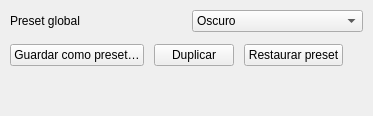
            <widget class="QWidget" name="tabTemas">
             <attribute name="title">
              <string>Temas</string>
             </attribute>
             <layout class="QVBoxLayout" name="tabTemasLayout">
              <property name="spacing">
               <number>12</number>
              </property>
              <property name="leftMargin">
               <number>10</number>
              </property>
              <property name="topMargin">
               <number>10</number>
              </property>
              <property name="rightMargin">
               <number>10</number>
              </property>
              <property name="bottomMargin">
               <number>10</number>
              </property>
              <item>
               <layout class="QHBoxLayout" name="comboTemaRow">
                <property name="spacing">
                 <number>10</number>
                </property>
                <property name="leftMargin">
                 <number>0</number>
                </property>
                <property name="topMargin">
                 <number>0</number>
                </property>
                <property name="rightMargin">
                 <number>0</number>
                </property>
                <property name="bottomMargin">
                 <number>0</number>
                </property>
                <item>
                 <widget class="QLabel" name="comboTemaLabel">
                  <property name="minimumSize">
                   <size>
                    <width>172</width>
                    <height>0</height>
                   </size>
                  </property>
                  <property name="text">
                   <string>Preset global</string>
                  </property>
                 </widget>
                </item>
                <item>
                 <widget class="QComboBox" name="comboTema">
                  <property name="currentIndex">
                   <number>0</number>
                  </property>
                  <item>
                   <property name="text">
                    <string>Oscuro</string>
                   </property>
                  </item>
                  <item>
                   <property name="text">
                    <string>Claro</string>
                   </property>
                  </item>
                  <item>
                   <property name="text">
                    <string>Alto contraste</string>
                   </property>
                  </item>
                  <item>
                   <property name="text">
                    <string>Azul profundo — RPS</string>
                   </property>
                  </item>
                  <item>
                   <property name="text">
                    <string>Deuteranopia</string>
                   </property>
                  </item>
                  <item>
                   <property name="text">
                    <string>Protanopia</string>
                   </property>
                  </item>
                  <item>
                   <property name="text">
                    <string>Tritanopia</string>
                   </property>
                  </item>
                  <item>
                   <property name="text">
                    <string>Blanco y negro</string>
                   </property>
                  </item>
                  <item>
                   <property name="text">
                    <string>Escala de grises</string>
                   </property>
                  </item>
                  <item>
                   <property name="text">
                    <string>Presentación CAD</string>
                   </property>
                  </item>
                  <item>
                   <property name="text">
                    <string>Plano técnico</string>
                   </property>
                  </item>
                  <item>
                   <property name="text">
                    <string>Análisis cinemático</string>
                   </property>
                  </item>
                  <item>
                   <property name="text">
                    <string>Personalizado</string>
                   </property>
                  </item>
                 </widget>
                </item>
               </layout>
              </item>
              <item>
               <layout class="QHBoxLayout" name="temaBotones">
                <property name="spacing">
                 <number>10</number>
                </property>
                <property name="leftMargin">
                 <number>0</number>
                </property>
                <property name="topMargin">
                 <number>0</number>
                </property>
                <property name="rightMargin">
                 <number>0</number>
                </property>
                <property name="bottomMargin">
                 <number>0</number>
                </property>
                <item>
                 <widget class="QPushButton" name="btnGuardarTema">
                  <property name="text">
                   <string>Guardar como preset…</string>
                  </property>
                 </widget>
                </item>
                <item>
                 <widget class="QPushButton" name="btnDuplicarTema">
                  <property name="text">
                   <string>Duplicar</string>
                  </property>
                 </widget>
                </item>
                <item>
                 <widget class="QPushButton" name="btnRestaurarTema">
                  <property name="text">
                   <string>Restaurar preset</string>
                  </property>
                 </widget>
                </item>
                <item>
                 <spacer name="temaSp">
                  <property name="orientation">
                   <enum>Qt::Orientation::Horizontal</enum>
                  </property>
                  <property name="sizeHint" stdset="0">
                   <size>
                    <width>20</width>
                    <height>20</height>
                   </size>
                  </property>
                 </spacer>
                </item>
               </layout>
              </item>
              <item>
               <spacer name="temasSp">
                <property name="orientation">
                 <enum>Qt::Orientation::Vertical</enum>
                </property>
                <property name="sizeHint" stdset="0">
                 <size>
                  <width>20</width>
                  <height>40</height>
                 </size>
                </property>
               </spacer>
              </item>
             </layout>
            </widget>
